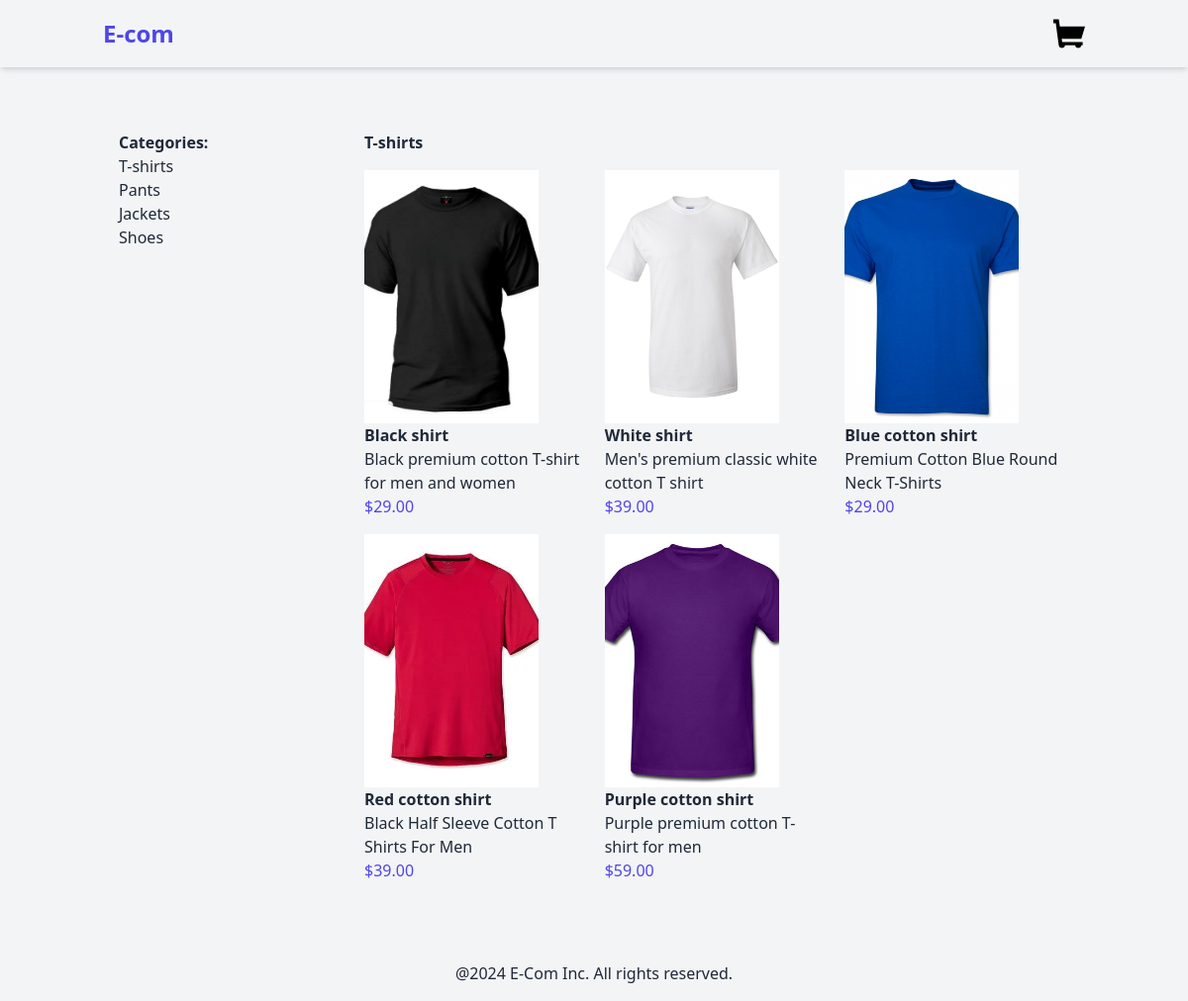
Page /shirts/ on the committed database.
### products/models.py (models this page shows, shortened)
class Category(models.Model):
    name=models.CharField(max_length=150)
    slug=models.SlugField(unique=True)
    class Meta:
        verbose_name_plural = "categories"

class Product(models.Model):
    category=models.ForeignKey(Category, related_name='products', on_delete=models.CASCADE)
    name=models.CharField(max_length=250)
    slug=models.SlugField(max_length=250)
    description=models.TextField(blank=True)
    price=models.DecimalField(max_digits=10,decimal_places=2)
    available=models.BooleanField(default=True)
    created=models.DateField(auto_now_add=True)
    updated=models.DateTimeField(auto_now=True)
    image=models.ImageField(upload_to="products", blank=True, null=True)

### products/views.py (the view)
# urls.py: path('', views.product_list, name='product_list'),
def product_list(request, category_slug=None):
    category = None
    products = Product.objects.filter(available=True)
    categories = Category.objects.all()
    if category_slug:
        category = get_object_or_404(Category, slug=category_slug)
        products = products.filter(category=category)
    return render(request, 'products/product/list.html', {
        'category':category,
        'products':products,
        'categories':categories,
    })

### products/templates/products/product/list.html (shortened to what this page needs)
{% extends "base.html" %}
{%block content%}
<div class="container mx-auto p-4 flex">
    <aside class="w-1/4 p-4">
        <h2 class="font-bold">Categories:</h2>
        <ul>
            {%for category in categories%}
            <li>
                <a href="{% url 'products:product_list_by_category' category.slug %}">{{category.name}}</a>
            </li>
            {%endfor%}
        </ul>
    </aside>
    <main class="w-3/4 p-4">
        {%if category%}
        <h2 class="font-bold mb-4">{{category.name}}</h2>
        {%else%}
        <h2 class="font-bold mb-4">All Products:</h2>
        {%endif%}
        <div class="grid grid-cols-3 gap-4">
            {% for product in products %}
            <a href="{% url 'products:product_detail' product.id product.slug %}">
            <div>
                {% if product.image %}
                <img src="{{product.image.url}}" alt={{product.name}} class="h-64 w-44 object-cover">
                {%else%}
                <p>The image is not available</p>
                {%endif%}
                <h3 class="font-semibold">{{product.name}}</h3>
                <p>{{product.description}}</p>
                <p class="text-indigo-600">${{product.price}}</p>
            </div>
        </a>
            {%endfor%}
        </div>
    </main>
</div>
{%endblock%}

### rows in the picture
Category: name "T-shirts"
Category: name "Pants"
Category: name "Jackets"
Category: name "Shoes"
Product: image (picture), name "Black shirt", description "Black premium cotton T-shirt for men and women", price "29.00"
Product: image (picture), name "White shirt", description "Men's premium classic white cotton T shirt", price "39.00"
Product: image (picture), name "Blue cotton shirt", description "Premium Cotton Blue Round Neck T-Shirts", price "29.00"
Product: image (picture), name "Red cotton shirt", description "Black Half Sleeve Cotton T Shirts For Men", price "39.00"
Product: image (picture), name "Purple cotton shirt", description "Purple premium cotton T-shirt for men", price "59.00"
